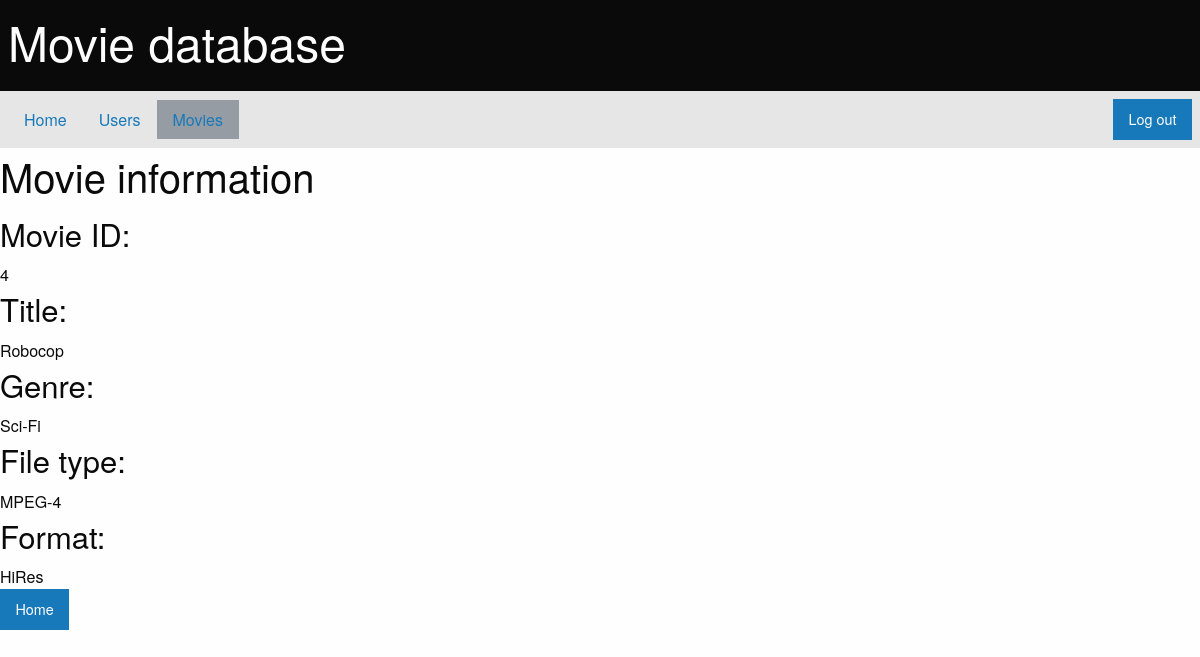
/projects/movie_db_application/private/movies.php?view=movie&id=4 (signed in), run on the app's committed database.
### tables this page shows
CREATE TABLE `movies` (
  `id` int(5) NOT NULL,
  `title` varchar(50) NOT NULL,
  `genre_id` int(5) NOT NULL,
  `type_id` int(5) NOT NULL
);

CREATE TABLE `genres` (
  `genre_id` int(5) NOT NULL,
  `genre` varchar(10) NOT NULL
);

CREATE TABLE `video_formats` (
  `type_id` int(5) NOT NULL,
  `format` text NOT NULL,
  `file_type` varchar(10) NOT NULL
);

### projects/movie_db_application/private/model/db_functions.php (called while the page is built, shortened)
<?php
function get_movie($connection, $id) {
    $sql_to_run = "SELECT movies.*, genre, format, file_type FROM movies
                   LEFT JOIN genres ON (genres.genre_id = movies.genre_id)
                   LEFT JOIN video_formats ON (video_formats.type_id = movies.type_id)
                   WHERE movies.id = $id";
    $result = $connection->query($sql_to_run);
    if($result->num_rows > 0) {
        $row = $result->fetch_assoc();
        $movie = array(
            'id' => $row["id"],
            'title' => $row["title"],
            'genre' => $row["genre"],
            'format' => $row["format"],
            'file_type' => $row["file_type"]
        );
        return $movie;
    } else {
        return false;
    }
}
?>

### projects/movie_db_application/private/movies.php (the view, shortened to what this page needs)
<!doctype html>
<html>
<head>
    <?php include_once('model/db_functions.php'); ?>
    <?php include_once('model/view_functions.php'); ?>
    <link rel="stylesheet" type="text/css" href="assets/css/foundation.css">
</head>
<body>
    <?php
        $connection = connect_database();
        $content = title_nav_bar('movies');
        if(isset($_GET['view'])) $view = $_GET['view'];
        else $view = '';
        if(isset($_POST['search'])) $search = $_POST['search'];
        else $search = '';
        if(isset($_GET['genre'])) $genre_search = $_GET['genre'];
        else $genre_search = '';
        if(isset($_GET['sort_by'])) $sort_by = $_GET['sort_by'];
        else $sort_by = '';
        if($view == '') {
            $genres = get_genres($connection);
            $content .= '
                <div class="grid-container">
                    <div class="">
                        <form id="search_movies" method="post" action="?">
                            Name: <input type="text" id="search" name="search" placeholder="Search movie title">
                            <input class="button" type="submit" value="Search">
                        </form>
                        <form method="get">
                        Filter by:
                            <select name="genre" id="genre" onchange="this.form.submit()">
                                <optgroup label="Genre">
                                    <option value="">All</option>';
                            foreach($genres as $genre) {
                                $content .= '<option value="'.$genre->id.'" '.($genre->id == $genre_search?'selected="selected"':'').'>'.$genre->genre.'</option>';
                            }
                            $content .= '
                                </optgroup>
                            </select>
                        Sort by:
                            <select name="sort_by" id="sort_by" onchange="this.form.submit()">
                                <option value="">All</option>
                                <option value="downloads" '.($sort_by=='downloads'?'selected="selected"':'').'>Downloads</option>
                            </select>
                        </form>
                        <a class="button" onclick="window.location.href=(\'movies.php\')">Clear</a>
                        <br>
                    </div>
                </div>
            <div class="grid-container">';
                $movies = get_movies($connection, $search, $genre_search, $sort_by);
                if($movies) {
                    $content .= '<table border="1">
                                    <tr>
                                        <th>Movie ID</th>
                                        <th>Title</th>
                                        <th>Actions</th>
                                    </tr>
                                 ';
                    foreach($movies as $movie) {
                        $content .= '<tr>
                                        <td>'.$movie->id.'</td>
                                        <td>'.$movie->title.'</td>
                                        <td style="text-align: center;" ><a class="button small" href="movies.php?view=movie&id='.$movie->id.'">View</a></td>
                                    </tr>';
                    }
                    $content .= '</table>';
                } else {
                    echo('No movies found.');
                }
                $content .= '<div class="grid-x">
                                <div class="cell small-4">
                                    <a class="button" href="index.php?view=movies_add">Add movie</a><br>
                                </div>
                                <div class="cell small-4">
                                    <a class="button" href="index.php?view=movies_remove">Remove movie</a>
                                </div>
                                <div class="cell small-4">
                                    '.home_button().'
                                </div>
                             </div>
                        </div>';
        } else if($view == 'movie') {
             $content .= '<h2>Movie information</h2>';
            $movie = get_movie($connection, $_GET['id']);
            if($movie) {
                 $content .= '<h3>Movie ID:</h3>'.$movie['id'].'<br>
                            <h3>Title:</h3>'.$movie['title'].'<br>
                            <h3>Genre:</h3>'.$movie['genre'].'<br>
                            <h3>File type:</h3>'.$movie['file_type'].'<br>
                            <h3>Format:</h3>'.$movie['format'].'<br>';
            } else {
                echo('No movie found.');
            }
            $content .= home_button();
            $content .= '</div>';
        }
        echo($content);
	?>
</body>
</html>

### data on the page
movies: id "4", title "Robocop", genre.genre "Sci-Fi", type.file_type "MPEG-4", type.format "HiRes"
